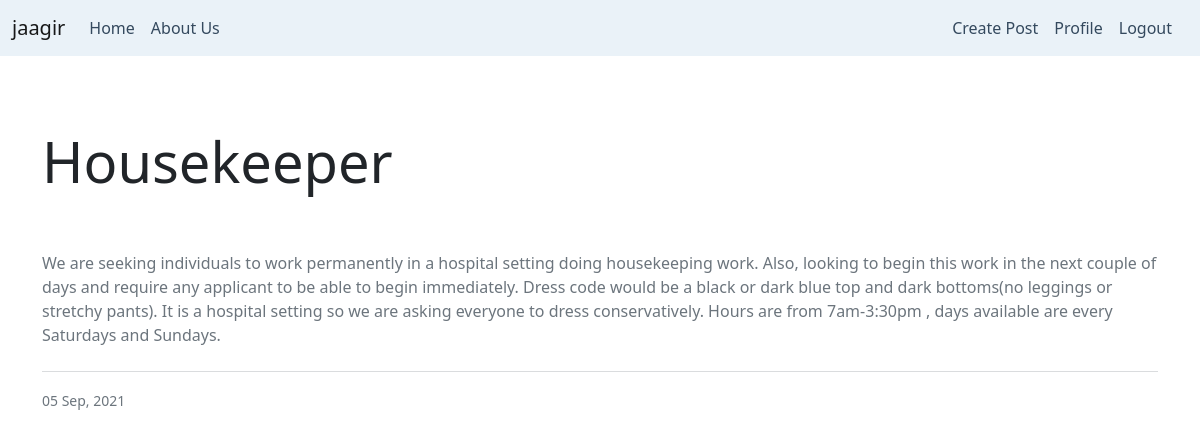
The app's page /blog/detail/13/ (signed in) with its own data.
### blog/models.py (models this page shows, shortened)
class Post(models.Model):
    title           = models.CharField(max_length=100)
    job_description = models.TextField()
    post_date       = models.DateTimeField(default=timezone.now)
    author          = models.ForeignKey(User, on_delete=models.CASCADE)

### blog/views.py (the view)
# urls.py: path('detail/<int:pk>/', PostDetailView.as_view(), name='post-detail'),
class PostDetailView(LoginRequiredMixin, DetailView):
    model = Post

### blog/templates/blog/post_detail.html (shortened to what this page needs)
{% extends 'blog/base.html' %}
{% block content %}
<div class="jumbotron jumbotron-fluid text-dark p-4" style="height:350px">
<div class="container py-5">
  <h1 class="display-4">{{object.title}}</h1>
</div>
<div class="text-muted container">
<p class="mb-4">{{object.job_description}}</p>
<hr>
<small class="text-muted">{{object.post_date|date:" d M, Y "}}</small>
</div>
</div>
{% endblock content %}

### records on screen
Post: title "Housekeeper", job_description "We are seeking individuals to work permanently in a hospital setting doing housekeeping work. Also, looking to begin this work in the next couple of days and require any applicant to be able to begin immediately. Dress code would be a black or dark blue top and dark bottoms(no leggings or stretchy pants). It is a hospital setting so we are asking everyone to dress conservatively. Hours are from 7am-3:30pm , days available are every Saturdays and Sundays.", post_date "05 Sep, 2021"
